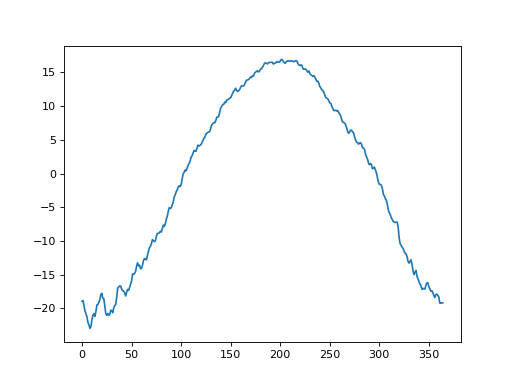

This chart was generated by the following Python code:
import power1d

data     = power1d.data.weather()  # load data
y        = data['Continental']     # extract one region
m        = y.mean( axis=0 )        # mean continuum

baseline = power1d.geom.Continuum1D( m )
baseline.plot()
